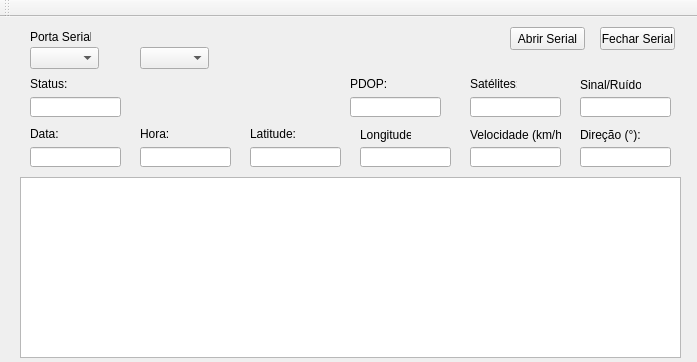
<?xml version="1.0" encoding="UTF-8"?>
<ui version="4.0">
 <class>MainWindow</class>
 <widget class="QMainWindow" name="MainWindow">
  <property name="geometry">
   <rect>
    <x>0</x>
    <y>0</y>
    <width>697</width>
    <height>362</height>
   </rect>
  </property>
  <property name="windowTitle">
   <string>MainWindow</string>
  </property>
  <widget class="QWidget" name="centralWidget">
   <widget class="QPushButton" name="abrir">
    <property name="geometry">
     <rect>
      <x>510</x>
      <y>10</y>
      <width>75</width>
      <height>23</height>
     </rect>
    </property>
    <property name="text">
     <string>Abrir Serial</string>
    </property>
   </widget>
   <widget class="QPushButton" name="fechar">
    <property name="geometry">
     <rect>
      <x>600</x>
      <y>10</y>
      <width>75</width>
      <height>23</height>
     </rect>
    </property>
    <property name="text">
     <string>Fechar Serial</string>
    </property>
   </widget>
   <widget class="QComboBox" name="portaserial">
    <property name="geometry">
     <rect>
      <x>30</x>
      <y>30</y>
      <width>69</width>
      <height>22</height>
     </rect>
    </property>
   </widget>
   <widget class="QComboBox" name="voltagem">
    <property name="geometry">
     <rect>
      <x>140</x>
      <y>30</y>
      <width>69</width>
      <height>22</height>
     </rect>
    </property>
   </widget>
   <widget class="QLabel" name="labelportaserial">
    <property name="geometry">
     <rect>
      <x>30</x>
      <y>10</y>
      <width>61</width>
      <height>20</height>
     </rect>
    </property>
    <property name="text">
     <string>Porta Serial</string>
    </property>
   </widget>
   <widget class="QLineEdit" name="showStatus">
    <property name="geometry">
     <rect>
      <x>30</x>
      <y>80</y>
      <width>91</width>
      <height>20</height>
     </rect>
    </property>
   </widget>
   <widget class="QLabel" name="status">
    <property name="geometry">
     <rect>
      <x>30</x>
      <y>60</y>
      <width>47</width>
      <height>13</height>
     </rect>
    </property>
    <property name="text">
     <string>Status:</string>
    </property>
   </widget>
   <widget class="QLineEdit" name="showPDOP">
    <property name="geometry">
     <rect>
      <x>350</x>
      <y>80</y>
      <width>91</width>
      <height>20</height>
     </rect>
    </property>
   </widget>
   <widget class="QLabel" name="label">
    <property name="geometry">
     <rect>
      <x>350</x>
      <y>60</y>
      <width>47</width>
      <height>13</height>
     </rect>
    </property>
    <property name="text">
     <string>PDOP:</string>
    </property>
   </widget>
   <widget class="QTextBrowser" name="textBrowser">
    <property name="geometry">
     <rect>
      <x>20</x>
      <y>160</y>
      <width>661</width>
      <height>181</height>
     </rect>
    </property>
   </widget>
   <widget class="QLineEdit" name="showSatellites">
    <property name="geometry">
     <rect>
      <x>470</x>
      <y>80</y>
      <width>91</width>
      <height>20</height>
     </rect>
    </property>
   </widget>
   <widget class="QLabel" name="label_2">
    <property name="geometry">
     <rect>
      <x>470</x>
      <y>60</y>
      <width>47</width>
      <height>13</height>
     </rect>
    </property>
    <property name="text">
     <string>Satélites:</string>
    </property>
   </widget>
   <widget class="QLineEdit" name="showSNR">
    <property name="geometry">
     <rect>
      <x>580</x>
      <y>80</y>
      <width>91</width>
      <height>20</height>
     </rect>
    </property>
   </widget>
   <widget class="QLabel" name="label_3">
    <property name="geometry">
     <rect>
      <x>580</x>
      <y>60</y>
      <width>61</width>
      <height>16</height>
     </rect>
    </property>
    <property name="text">
     <string>Sinal/Ruído:</string>
    </property>
   </widget>
   <widget class="QLineEdit" name="showData">
    <property name="geometry">
     <rect>
      <x>30</x>
      <y>130</y>
      <width>91</width>
      <height>20</height>
     </rect>
    </property>
   </widget>
   <widget class="QLabel" name="label_4">
    <property name="geometry">
     <rect>
      <x>30</x>
      <y>110</y>
      <width>47</width>
      <height>13</height>
     </rect>
    </property>
    <property name="text">
     <string>Data:</string>
    </property>
   </widget>
   <widget class="QLineEdit" name="showHora">
    <property name="geometry">
     <rect>
      <x>140</x>
      <y>130</y>
      <width>91</width>
      <height>20</height>
     </rect>
    </property>
   </widget>
   <widget class="QLabel" name="label_5">
    <property name="geometry">
     <rect>
      <x>140</x>
      <y>110</y>
      <width>47</width>
      <height>13</height>
     </rect>
    </property>
    <property name="text">
     <string>Hora:</string>
    </property>
   </widget>
   <widget class="QLineEdit" name="showLat">
    <property name="geometry">
     <rect>
      <x>250</x>
      <y>130</y>
      <width>91</width>
      <height>20</height>
     </rect>
    </property>
   </widget>
   <widget class="QLineEdit" name="showLong">
    <property name="geometry">
     <rect>
      <x>360</x>
      <y>130</y>
      <width>91</width>
      <height>20</height>
     </rect>
    </property>
   </widget>
   <widget class="QLineEdit" name="showSpeed">
    <property name="geometry">
     <rect>
      <x>470</x>
      <y>130</y>
      <width>91</width>
      <height>20</height>
     </rect>
    </property>
   </widget>
   <widget class="QLineEdit" name="showDirection">
    <property name="geometry">
     <rect>
      <x>580</x>
      <y>130</y>
      <width>91</width>
      <height>20</height>
     </rect>
    </property>
   </widget>
   <widget class="QLabel" name="label_6">
    <property name="geometry">
     <rect>
      <x>250</x>
      <y>110</y>
      <width>47</width>
      <height>13</height>
     </rect>
    </property>
    <property name="text">
     <string>Latitude:</string>
    </property>
   </widget>
   <widget class="QLabel" name="label_7">
    <property name="geometry">
     <rect>
      <x>360</x>
      <y>110</y>
      <width>51</width>
      <height>16</height>
     </rect>
    </property>
    <property name="text">
     <string>Longitude:</string>
    </property>
   </widget>
   <widget class="QLabel" name="label_8">
    <property name="geometry">
     <rect>
      <x>470</x>
      <y>110</y>
      <width>91</width>
      <height>16</height>
     </rect>
    </property>
    <property name="text">
     <string>Velocidade (km/h):</string>
    </property>
   </widget>
   <widget class="QLabel" name="label_9">
    <property name="geometry">
     <rect>
      <x>580</x>
      <y>110</y>
      <width>71</width>
      <height>16</height>
     </rect>
    </property>
    <property name="text">
     <string>Direção (°):</string>
    </property>
   </widget>
  </widget>
  <widget class="QToolBar" name="mainToolBar">
   <attribute name="toolBarArea">
    <enum>TopToolBarArea</enum>
   </attribute>
   <attribute name="toolBarBreak">
    <bool>false</bool>
   </attribute>
  </widget>
 </widget>
 <layoutdefault spacing="6" margin="11"/>
 <resources/>
 <connections/>
</ui>
